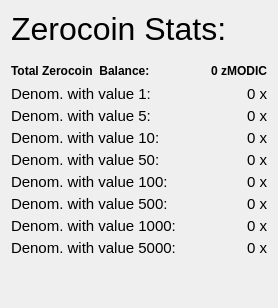
                  <widget class="QFrame" name="verticalFrameRight">
                   <layout class="QVBoxLayout" name="verticalLayout_9">
                    <item>
                     <layout class="QVBoxLayout" name="verticalLayout_Right">
                      <property name="spacing">
                       <number>4</number>
                      </property>
                      <item>
                       <layout class="QHBoxLayout" name="horizontalLayout_21">
                        <item>
                         <widget class="QLabel" name="labelzMODICStats">
                          <property name="font">
                           <font>
                            <pointsize>24</pointsize>
                            <weight>50</weight>
                            <bold>false</bold>
                           </font>
                          </property>
                          <property name="toolTip">
                           <string>Information about the available Zerocoin funds.</string>
                          </property>
                          <property name="text">
                           <string>Zerocoin Stats:</string>
                          </property>
                          <property name="alignment">
                           <set>Qt::AlignLeading|Qt::AlignLeft|Qt::AlignVCenter</set>
                          </property>
                         </widget>
                        </item>
                        <item>
                         <spacer name="horizontalSpacer_16">
                          <property name="orientation">
                           <enum>Qt::Horizontal</enum>
                          </property>
                          <property name="sizeHint" stdset="0">
                           <size>
                            <width>40</width>
                            <height>20</height>
                           </size>
                          </property>
                         </spacer>
                        </item>
                       </layout>
                      </item>
                      <item>
                       <spacer name="verticalSpacer">
                        <property name="orientation">
                         <enum>Qt::Vertical</enum>
                        </property>
                        <property name="sizeType">
                         <enum>QSizePolicy::Maximum</enum>
                        </property>
                        <property name="sizeHint" stdset="0">
                         <size>
                          <width>20</width>
                          <height>10</height>
                         </size>
                        </property>
                       </spacer>
                      </item>
                      <item>
                       <layout class="QHBoxLayout" name="horizontalLayout_12">
                        <item>
                         <widget class="QLabel" name="labelzAvailableText">
                          <property name="font">
                           <font>
                            <weight>75</weight>
                            <bold>true</bold>
                           </font>
                          </property>
                          <property name="toolTip">
                           <string>Total Balance including unconfirmed and immature zMODIC</string>
                          </property>
                          <property name="text">
                           <string>Total Zerocoin  Balance:</string>
                          </property>
                          <property name="alignment">
                           <set>Qt::AlignLeading|Qt::AlignLeft|Qt::AlignVCenter</set>
                          </property>
                         </widget>
                        </item>
                        <item>
                         <spacer name="horizontalSpacer_7">
                          <property name="orientation">
                           <enum>Qt::Horizontal</enum>
                          </property>
                          <property name="sizeHint" stdset="0">
                           <size>
                            <width>40</width>
                            <height>20</height>
                           </size>
                          </property>
                         </spacer>
                        </item>
                        <item>
                         <widget class="QLabel" name="labelzAvailableAmount">
                          <property name="minimumSize">
                           <size>
                            <width>40</width>
                            <height>0</height>
                           </size>
                          </property>
                          <property name="font">
                           <font>
                            <weight>75</weight>
                            <bold>true</bold>
                           </font>
                          </property>
                          <property name="toolTip">
                           <string>Total Balance including unconfirmed and immature zMODIC</string>
                          </property>
                          <property name="text">
                           <string>0 zMODIC</string>
                          </property>
                          <property name="alignment">
                           <set>Qt::AlignRight|Qt::AlignTrailing|Qt::AlignVCenter</set>
                          </property>
                         </widget>
                        </item>
                       </layout>
                      </item>
                      <item>
                       <layout class="QHBoxLayout" name="horizontalLayout_13">
                        <item>
                         <widget class="QLabel" name="labelzDenom1Text">
                          <property name="font">
                           <font>
                            <pointsize>11</pointsize>
                           </font>
                          </property>
                          <property name="toolTip">
                           <string>Denominations with value 1:</string>
                          </property>
                          <property name="text">
                           <string>Denom. with value 1:</string>
                          </property>
                          <property name="alignment">
                           <set>Qt::AlignLeading|Qt::AlignLeft|Qt::AlignVCenter</set>
                          </property>
                         </widget>
                        </item>
                        <item>
                         <spacer name="horizontalSpacer_8">
                          <property name="orientation">
                           <enum>Qt::Horizontal</enum>
                          </property>
                          <property name="sizeHint" stdset="0">
                           <size>
                            <width>40</width>
                            <height>16</height>
                           </size>
                          </property>
                         </spacer>
                        </item>
                        <item>
                         <widget class="QLabel" name="labelzDenom1Amount">
                          <property name="minimumSize">
                           <size>
                            <width>40</width>
                            <height>0</height>
                           </size>
                          </property>
                          <property name="font">
                           <font>
                            <pointsize>11</pointsize>
                           </font>
                          </property>
                          <property name="toolTip">
                           <string>Unconfirmed: less than 20 confirmations
Immature: confirmed, but less than 2 mints of the same denomination after it was minted</string>
                          </property>
                          <property name="text">
                           <string>0 x</string>
                          </property>
                          <property name="textFormat">
                           <enum>Qt::RichText</enum>
                          </property>
                          <property name="alignment">
                           <set>Qt::AlignRight|Qt::AlignTrailing|Qt::AlignVCenter</set>
                          </property>
                         </widget>
                        </item>
                       </layout>
                      </item>
                      <item>
                       <layout class="QHBoxLayout" name="horizontalLayout_14">
                        <item>
                         <widget class="QLabel" name="labelzDenom2Text">
                          <property name="font">
                           <font>
                            <pointsize>11</pointsize>
                           </font>
                          </property>
                          <property name="toolTip">
                           <string>Denominations with value 5:</string>
                          </property>
                          <property name="text">
                           <string>Denom. with value 5:</string>
                          </property>
                          <property name="alignment">
                           <set>Qt::AlignLeading|Qt::AlignLeft|Qt::AlignVCenter</set>
                          </property>
                         </widget>
                        </item>
                        <item>
                         <spacer name="horizontalSpacer_9">
                          <property name="orientation">
                           <enum>Qt::Horizontal</enum>
                          </property>
                          <property name="sizeHint" stdset="0">
                           <size>
                            <width>40</width>
                            <height>16</height>
                           </size>
                          </property>
                         </spacer>
                        </item>
                        <item>
                         <widget class="QLabel" name="labelzDenom2Amount">
                          <property name="minimumSize">
                           <size>
                            <width>40</width>
                            <height>0</height>
                           </size>
                          </property>
                          <property name="font">
                           <font>
                            <pointsize>11</pointsize>
                           </font>
                          </property>
                          <property name="toolTip">
                           <string>Unconfirmed: less than 20 confirmations
Immature: confirmed, but less than 2 mints of the same denomination after it was minted</string>
                          </property>
                          <property name="text">
                           <string>0 x</string>
                          </property>
                          <property name="textFormat">
                           <enum>Qt::RichText</enum>
                          </property>
                          <property name="alignment">
                           <set>Qt::AlignRight|Qt::AlignTrailing|Qt::AlignVCenter</set>
                          </property>
                         </widget>
                        </item>
                       </layout>
                      </item>
                      <item>
                       <layout class="QHBoxLayout" name="horizontalLayout_15">
                        <item>
                         <widget class="QLabel" name="labelzDenom3Text">
                          <property name="font">
                           <font>
                            <pointsize>11</pointsize>
                           </font>
                          </property>
                          <property name="toolTip">
                           <string>Denominations with value 10:</string>
                          </property>
                          <property name="text">
                           <string>Denom. with value 10:</string>
                          </property>
                          <property name="alignment">
                           <set>Qt::AlignLeading|Qt::AlignLeft|Qt::AlignVCenter</set>
                          </property>
                         </widget>
                        </item>
                        <item>
                         <spacer name="horizontalSpacer_10">
                          <property name="orientation">
                           <enum>Qt::Horizontal</enum>
                          </property>
                          <property name="sizeHint" stdset="0">
                           <size>
                            <width>40</width>
                            <height>16</height>
                           </size>
                          </property>
                         </spacer>
                        </item>
                        <item>
                         <widget class="QLabel" name="labelzDenom3Amount">
                          <property name="minimumSize">
                           <size>
                            <width>40</width>
                            <height>0</height>
                           </size>
                          </property>
                          <property name="font">
                           <font>
                            <pointsize>11</pointsize>
                           </font>
                          </property>
                          <property name="toolTip">
                           <string>Unconfirmed: less than 20 confirmations
Immature: confirmed, but less than 2 mints of the same denomination after it was minted</string>
                          </property>
                          <property name="text">
                           <string>0 x</string>
                          </property>
                          <property name="textFormat">
                           <enum>Qt::RichText</enum>
                          </property>
                          <property name="alignment">
                           <set>Qt::AlignRight|Qt::AlignTrailing|Qt::AlignVCenter</set>
                          </property>
                         </widget>
                        </item>
                       </layout>
                      </item>
                      <item>
                       <layout class="QHBoxLayout" name="horizontalLayout_16">
                        <item>
                         <widget class="QLabel" name="labelzDenom4Text">
                          <property name="font">
                           <font>
                            <pointsize>11</pointsize>
                           </font>
                          </property>
                          <property name="toolTip">
                           <string>Denominations with value 50:</string>
                          </property>
                          <property name="text">
                           <string>Denom. with value 50:</string>
                          </property>
                          <property name="alignment">
                           <set>Qt::AlignLeading|Qt::AlignLeft|Qt::AlignVCenter</set>
                          </property>
                         </widget>
                        </item>
                        <item>
                         <spacer name="horizontalSpacer_11">
                          <property name="orientation">
                           <enum>Qt::Horizontal</enum>
                          </property>
                          <property name="sizeHint" stdset="0">
                           <size>
                            <width>40</width>
                            <height>16</height>
                           </size>
                          </property>
                         </spacer>
                        </item>
                        <item>
                         <widget class="QLabel" name="labelzDenom4Amount">
                          <property name="minimumSize">
                           <size>
                            <width>40</width>
                            <height>0</height>
                           </size>
                          </property>
                          <property name="font">
                           <font>
                            <pointsize>11</pointsize>
                           </font>
                          </property>
                          <property name="toolTip">
                           <string>Unconfirmed: less than 20 confirmations
Immature: confirmed, but less than 2 mints of the same denomination after it was minted</string>
                          </property>
                          <property name="text">
                           <string>0 x</string>
                          </property>
                          <property name="textFormat">
                           <enum>Qt::RichText</enum>
                          </property>
                          <property name="alignment">
                           <set>Qt::AlignRight|Qt::AlignTrailing|Qt::AlignVCenter</set>
                          </property>
                         </widget>
                        </item>
                       </layout>
                      </item>
                      <item>
                       <layout class="QHBoxLayout" name="horizontalLayout_17">
                        <item>
                         <widget class="QLabel" name="labelzDenom5Text">
                          <property name="font">
                           <font>
                            <pointsize>11</pointsize>
                           </font>
                          </property>
                          <property name="toolTip">
                           <string>Denominations with value 100:</string>
                          </property>
                          <property name="text">
                           <string>Denom. with value 100:</string>
                          </property>
                          <property name="alignment">
                           <set>Qt::AlignLeading|Qt::AlignLeft|Qt::AlignVCenter</set>
                          </property>
                         </widget>
                        </item>
                        <item>
                         <spacer name="horizontalSpacer_12">
                          <property name="orientation">
                           <enum>Qt::Horizontal</enum>
                          </property>
                          <property name="sizeHint" stdset="0">
                           <size>
                            <width>40</width>
                            <height>16</height>
                           </size>
                          </property>
                         </spacer>
                        </item>
                        <item>
                         <widget class="QLabel" name="labelzDenom5Amount">
                          <property name="minimumSize">
                           <size>
                            <width>40</width>
                            <height>0</height>
                           </size>
                          </property>
                          <property name="font">
                           <font>
                            <pointsize>11</pointsize>
                           </font>
                          </property>
                          <property name="toolTip">
                           <string>Unconfirmed: less than 20 confirmations
Immature: confirmed, but less than 2 mints of the same denomination after it was minted</string>
                          </property>
                          <property name="text">
                           <string>0 x</string>
                          </property>
                          <property name="textFormat">
                           <enum>Qt::RichText</enum>
                          </property>
                          <property name="alignment">
                           <set>Qt::AlignRight|Qt::AlignTrailing|Qt::AlignVCenter</set>
                          </property>
                         </widget>
                        </item>
                       </layout>
                      </item>
                      <item>
                       <layout class="QHBoxLayout" name="horizontalLayout_18">
                        <item>
                         <widget class="QLabel" name="labelzDenom6Text">
                          <property name="font">
                           <font>
                            <pointsize>11</pointsize>
                           </font>
                          </property>
                          <property name="toolTip">
                           <string>Denominations with value 500:</string>
                          </property>
                          <property name="text">
                           <string>Denom. with value 500:</string>
                          </property>
                          <property name="alignment">
                           <set>Qt::AlignLeading|Qt::AlignLeft|Qt::AlignVCenter</set>
                          </property>
                         </widget>
                        </item>
                        <item>
                         <spacer name="horizontalSpacer_13">
                          <property name="orientation">
                           <enum>Qt::Horizontal</enum>
                          </property>
                          <property name="sizeHint" stdset="0">
                           <size>
                            <width>40</width>
                            <height>16</height>
                           </size>
                          </property>
                         </spacer>
                        </item>
                        <item>
                         <widget class="QLabel" name="labelzDenom6Amount">
                          <property name="minimumSize">
                           <size>
                            <width>40</width>
                            <height>0</height>
                           </size>
                          </property>
                          <property name="font">
                           <font>
                            <pointsize>11</pointsize>
                           </font>
                          </property>
                          <property name="toolTip">
                           <string>Unconfirmed: less than 20 confirmations
Immature: confirmed, but less than 2 mints of the same denomination after it was minted</string>
                          </property>
                          <property name="text">
                           <string>0 x</string>
                          </property>
                          <property name="textFormat">
                           <enum>Qt::RichText</enum>
                          </property>
                          <property name="alignment">
                           <set>Qt::AlignRight|Qt::AlignTrailing|Qt::AlignVCenter</set>
                          </property>
                         </widget>
                        </item>
                       </layout>
                      </item>
                      <item>
                       <layout class="QHBoxLayout" name="horizontalLayout_19">
                        <item>
                         <widget class="QLabel" name="labelzDenom7Text">
                          <property name="font">
                           <font>
                            <pointsize>11</pointsize>
                           </font>
                          </property>
                          <property name="toolTip">
                           <string>Denominations with value 1000:</string>
                          </property>
                          <property name="text">
                           <string>Denom. with value 1000:</string>
                          </property>
                          <property name="alignment">
                           <set>Qt::AlignLeading|Qt::AlignLeft|Qt::AlignVCenter</set>
                          </property>
                         </widget>
                        </item>
                        <item>
                         <spacer name="horizontalSpacer_14">
                          <property name="orientation">
                           <enum>Qt::Horizontal</enum>
                          </property>
                          <property name="sizeHint" stdset="0">
                           <size>
                            <width>40</width>
                            <height>16</height>
                           </size>
                          </property>
                         </spacer>
                        </item>
                        <item>
                         <widget class="QLabel" name="labelzDenom7Amount">
                          <property name="minimumSize">
                           <size>
                            <width>40</width>
                            <height>0</height>
                           </size>
                          </property>
                          <property name="font">
                           <font>
                            <pointsize>11</pointsize>
                           </font>
                          </property>
                          <property name="toolTip">
                           <string>Unconfirmed: less than 20 confirmations
Immature: confirmed, but less than 2 mints of the same denomination after it was minted</string>
                          </property>
                          <property name="text">
                           <string>0 x</string>
                          </property>
                          <property name="textFormat">
                           <enum>Qt::RichText</enum>
                          </property>
                          <property name="alignment">
                           <set>Qt::AlignRight|Qt::AlignTrailing|Qt::AlignVCenter</set>
                          </property>
                         </widget>
                        </item>
                       </layout>
                      </item>
                      <item>
                       <layout class="QHBoxLayout" name="horizontalLayout_20">
                        <item>
                         <widget class="QLabel" name="labelzDenom8Text">
                          <property name="font">
                           <font>
                            <pointsize>11</pointsize>
                           </font>
                          </property>
                          <property name="toolTip">
                           <string>Denominations with value 5000:</string>
                          </property>
                          <property name="text">
                           <string>Denom. with value 5000:</string>
                          </property>
                          <property name="alignment">
                           <set>Qt::AlignLeading|Qt::AlignLeft|Qt::AlignVCenter</set>
                          </property>
                         </widget>
                        </item>
                        <item>
                         <spacer name="horizontalSpacer_15">
                          <property name="orientation">
                           <enum>Qt::Horizontal</enum>
                          </property>
                          <property name="sizeHint" stdset="0">
                           <size>
                            <width>40</width>
                            <height>16</height>
                           </size>
                          </property>
                         </spacer>
                        </item>
                        <item>
                         <widget class="QLabel" name="labelzDenom8Amount">
                          <property name="minimumSize">
                           <size>
                            <width>40</width>
                            <height>0</height>
                           </size>
                          </property>
                          <property name="font">
                           <font>
                            <pointsize>11</pointsize>
                           </font>
                          </property>
                          <property name="toolTip">
                           <string>Unconfirmed: less than 20 confirmations
Immature: confirmed, but less than 2 mints of the same denomination after it was minted</string>
                          </property>
                          <property name="text">
                           <string>0 x</string>
                          </property>
                          <property name="textFormat">
                           <enum>Qt::RichText</enum>
                          </property>
                          <property name="alignment">
                           <set>Qt::AlignRight|Qt::AlignTrailing|Qt::AlignVCenter</set>
                          </property>
                         </widget>
                        </item>
                       </layout>
                      </item>
                      <item>
                       <spacer name="verticalSpacer_4">
                        <property name="orientation">
                         <enum>Qt::Vertical</enum>
                        </property>
                        <property name="sizeHint" stdset="0">
                         <size>
                          <width>20</width>
                          <height>40</height>
                         </size>
                        </property>
                       </spacer>
                      </item>
                     </layout>
                    </item>
                   </layout>
                  </widget>
